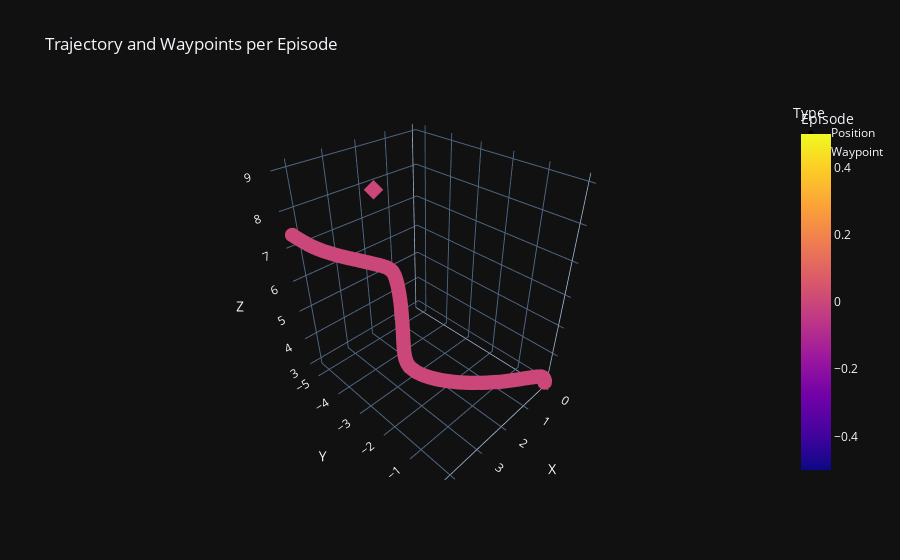

The cell this chart's notebook holds for it:
### Markdown cell above
# Visualizing Trajectory and Waypoints

### Code cell
# Visualizing 'n_eval_eps' episodes as sampled from the trained model
visualize_plotly_model(result, model, env, num_eval_eps)

### Figure 1 — Plotly figure (JSON) as saved in the notebook; plotly's stock layout.template omitted (floating-point values rounded to 4 significant figures; data arrays with more than 128 entries replaced by an {"elided": "..."} marker saying what was removed)
{"data": [{"hovertemplate": "Type=Position<br>X=%{x}<br>Y=%{y}<br>Z=%{z}<br>Episode=%{marker.color}<extra></extra>", "legendgroup": "Position", "marker": {"color": {"elided": "214 int values"}, "coloraxis": "coloraxis", "symbol": "circle", "size": 5}, "mode": "markers", "name": "Position", "scene": "scene", "showlegend": true, "x": {"elided": "214 float values"}, "y": {"elided": "214 float values"}, "z": {"elided": "214 float values"}, "type": "scatter3d"}, {"hovertemplate": "Type=Waypoint<br>X=%{x}<br>Y=%{y}<br>Z=%{z}<br>Episode=%{marker.color}<extra></extra>", "legendgroup": "Waypoint", "marker": {"color": [0], "coloraxis": "coloraxis", "symbol": "diamond", "size": 5}, "mode": "markers", "name": "Waypoint", "scene": "scene", "showlegend": true, "x": [3.419], "y": [-2.925], "z": [9.0], "type": "scatter3d"}], "layout": {"scene": {"domain": {"x": [0.0, 1.0], "y": [0.0, 1.0]}, "xaxis": {"title": {"text": "X"}}, "yaxis": {"title": {"text": "Y"}}, "zaxis": {"title": {"text": "Z"}}}, "coloraxis": {"colorbar": {"title": {"text": "Episode"}}, "colorscale": [[0.0, "#0d0887"], [0.1111, "#46039f"], [0.2222, "#7201a8"], [0.3333, "#9c179e"], [0.4444, "#bd3786"], [0.5556, "#d8576b"], [0.6667, "#ed7953"], [0.7778, "#fb9f3a"], [0.8889, "#fdca26"], [1.0, "#f0f921"]]}, "legend": {"title": {"text": "Type"}, "tracegroupgap": 0}, "title": {"text": "Trajectory and Waypoints per Episode"}}}
